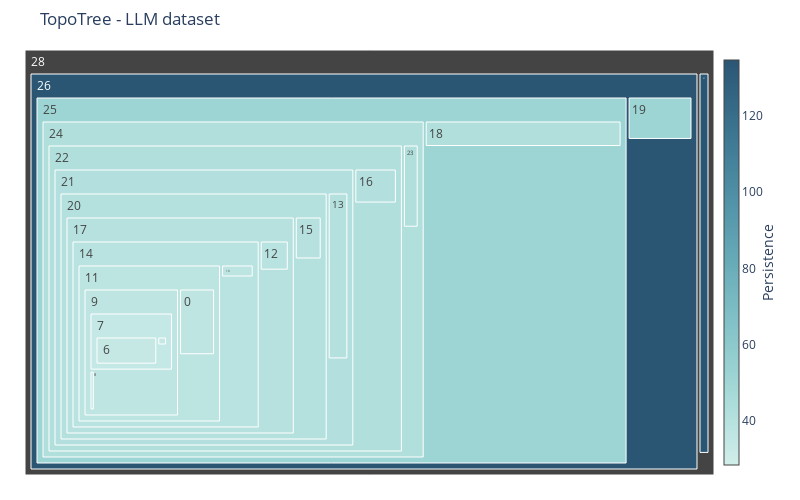

Notebook cell for this chart:
### Code cell
fig = plot_hierarchical_treemap(df_comp_llm)
fig.update_layout(title='TopoTree - LLM dataset')
fig.show()

### Figure 1 — Plotly figure (JSON) as saved in the notebook; plotly's stock layout.template omitted (floating-point values rounded to 4 significant figures)
{"data": [{"branchvalues": "total", "hovertemplate": "<b>Component #%{label} </b> <br> Points: %{value}<br> Persistence: %{color:.2f}<br> Parent: #%{parent}", "labels": [0, 1, 2, 3, 4, 5, 6, 7, 8, 9, 10, 11, 12, 13, 14, 15, 16, 17, 18, 19, 20, 21, 22, 23, 24, 25, 26, 27, 28], "marker": {"colorbar": {"thickness": 15, "title": {"side": "right", "text": "Persistence"}, "x": 1}, "colors": [36.27, 28.29, 28.29, 32.33, 32.33, 33.45, 33.45, 33.85, 33.85, 36.27, 37.42, 37.42, 38.91, 40.87, 38.91, 40.01, 41.16, 40.01, 42.72, 51.58, 40.87, 41.16, 42.42, 42.42, 42.72, 51.58, 134.8, 134.8, null], "colorscale": [[0, "rgb(209, 238, 234)"], [0.1667, "rgb(168, 219, 217)"], [0.3333, "rgb(133, 196, 201)"], [0.5, "rgb(104, 171, 184)"], [0.6667, "rgb(79, 144, 166)"], [0.8333, "rgb(59, 115, 143)"], [1, "rgb(42, 86, 116)"]], "showscale": true}, "parents": [11, 3, 3, 6, 6, 7, 7, 9, 9, 11, 14, 14, 17, 21, 17, 20, 22, 20, 25, 26, 21, 22, 24, 24, 25, 26, 28, 28, null], "tiling": {"packing": "squarify"}, "type": "treemap", "values": [61, 12, 16, 119, 8, 8, 159, 184, 8, 310, 8, 427, 13, 35, 524, 14, 13, 605, 35, 17, 676, 728, 831, 10, 868, 1314, 1458, 23, 1482]}], "layout": {"height": 500, "margin": {"b": 25, "l": 25, "r": 25, "t": 50}, "title": {"text": "TopoTree - LLM dataset"}, "width": 800}}
